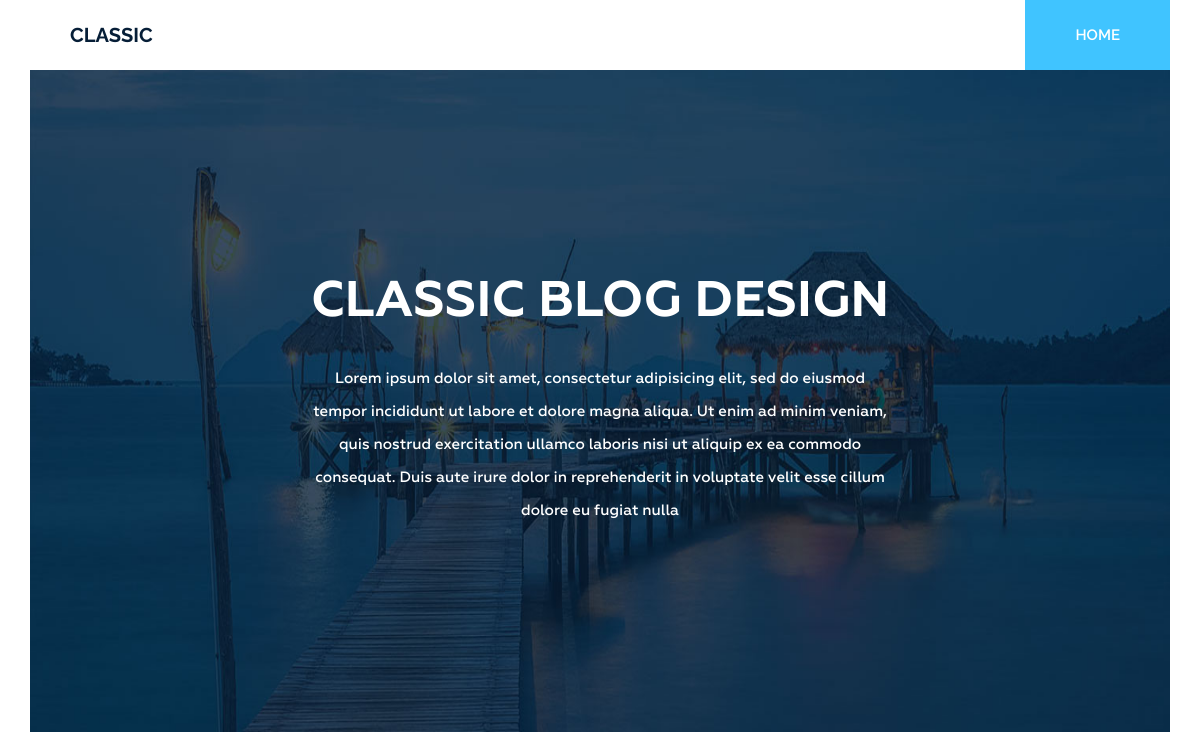
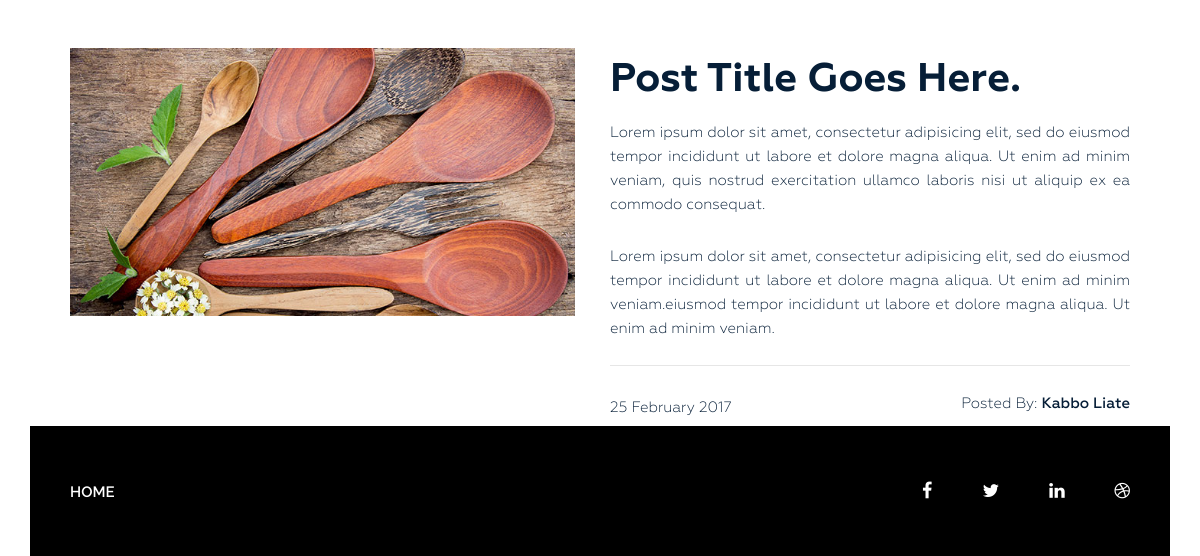
The app's page /, older data (2 pictures, top to bottom).
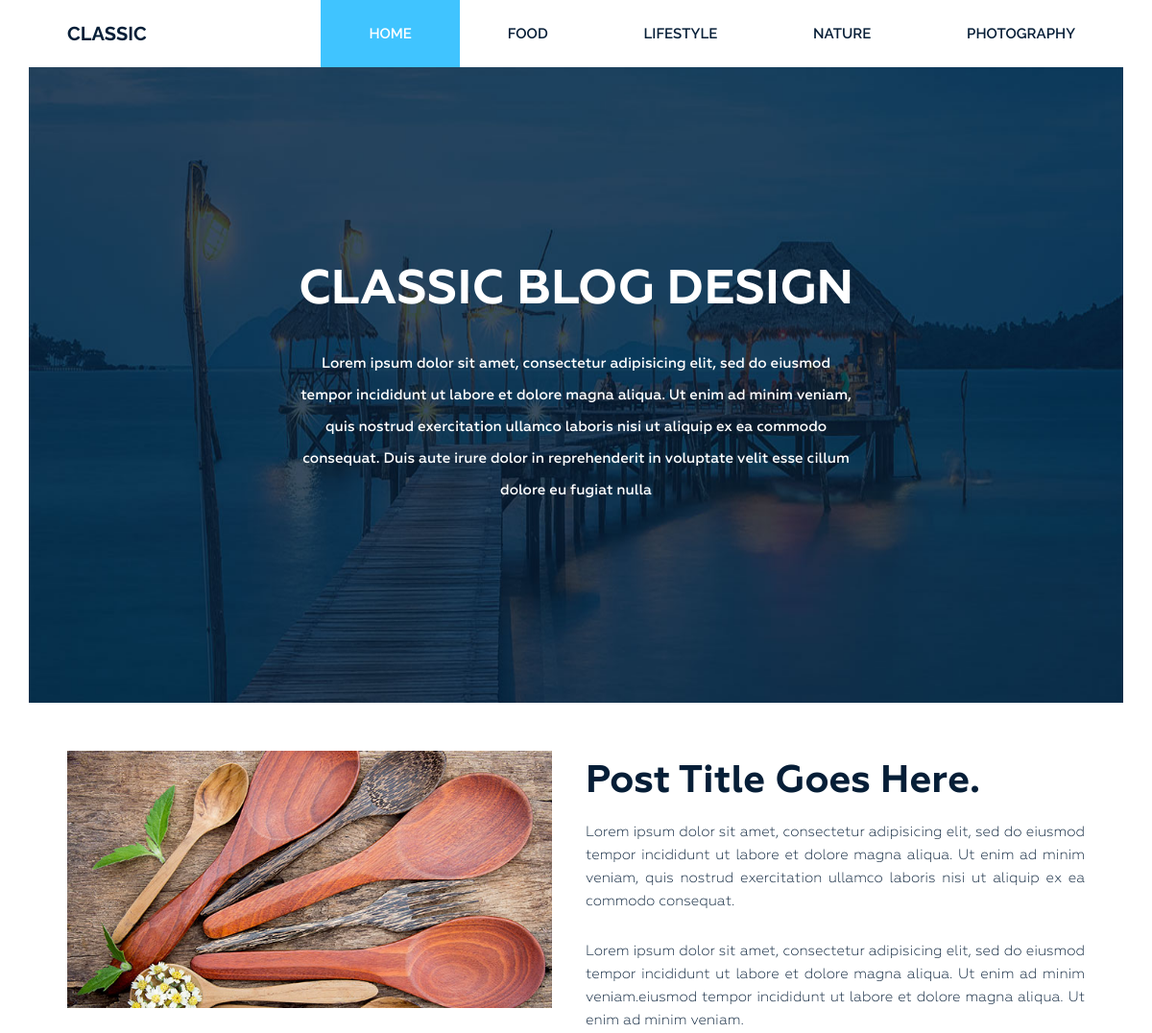
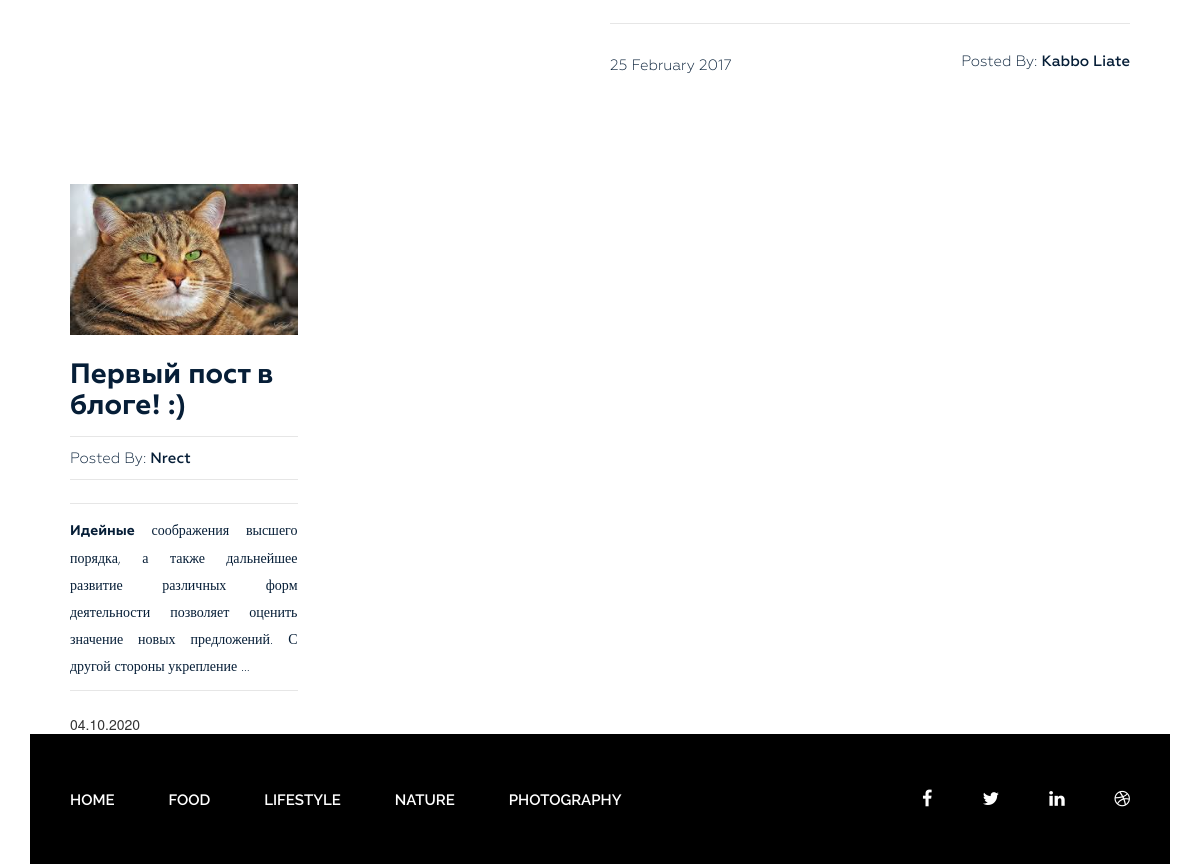
The same page, newer data (2 pictures, top to bottom).
### blog/models.py (models this page shows, shortened)
class Category(models.Model):
    title = models.CharField(max_length=255)
    slug = models.SlugField(max_length=255, verbose_name='Url', unique=True)
    def get_absolute_url(self):
        return reverse('category', kwargs={"slug": self.slug})
    class Meta:
        verbose_name = 'Категория(ю)'
        verbose_name_plural = 'Категории'
        ordering = ['title']

class Post(models.Model):
    title = models.CharField(max_length=255, verbose_name='Заголовок')
    slug = models.SlugField(max_length=255, verbose_name='Url', unique=True)
    author = models.CharField(max_length=100, verbose_name='Автор')
    content = models.TextField(blank=True, verbose_name='Содержание')
    created_at = models.DateTimeField(auto_now_add=True, verbose_name='Опубликовано')
    photo = models.ImageField(upload_to='photos/%Y/%m/%d/', blank=True, null=True, verbose_name='Фото')
    views = models.IntegerField(default=0, verbose_name='Кол-во просмотров')
    category = models.ForeignKey(Category, on_delete=models.PROTECT, related_name='posts', verbose_name='Категория')
    tags = models.ManyToManyField(Tag, blank=True, related_name='tags', verbose_name='Тег')
    def get_absolute_url(self):
        return reverse('post', kwargs={"slug": self.slug})
    class Meta:
        verbose_name = 'Статя'
        verbose_name_plural = 'Статью'
        ordering = ['-created_at']

### blog/views.py (the view)
# urls.py: path('', Home.as_view(), name='home'),
class Home(ListView):
    model = Post
    template_name = 'blog/index.html'
    context_object_name = 'posts'
    paginate_by = 4
    def get_context_data(self, *, object_list=None, **kwargs):
        context = super().get_context_data(**kwargs)
        context['title'] = 'Classic Blog Design'
        return context

### blog/templatetags/menu.py (called while the page is built)
@register.inclusion_tag('blog/menu_tpl.html')
def show_menu(menu_class='menu'):
    categories = Category.objects.all()
    return {"categories": categories, "menu_class": menu_class}

### blog/templates/blog/index.html (shortened to what this page needs)
{% extends 'base.html' %}
{% load static %}
{% block content %}
    <section class="bg-text-area">
        <div class="container">
            <div class="row">
                <div class="col-md-12">
                    <div class="bg-text">
                        <h3>Classic BLOG Design</h3>
                        <p>Lorem ipsum dolor sit amet, consectetur adipisicing elit, sed do eiusmod tempor incididunt ut
                            labore et dolore magna aliqua. Ut enim ad minim veniam, quis nostrud exercitation ullamco
                            laboris nisi ut aliquip ex ea commodo consequat. Duis aute irure dolor in reprehenderit in
                            voluptate velit esse cillum dolore eu fugiat nulla </p>
                    </div>
                </div>
            </div>
        </div>
    </section>
    <section class="blog-post-area">
        <div class="container">
            <div class="row">
                <div class="blog-post-area-style">
                    <div class="col-md-12">
                        <div class="single-post-big">
                            <div class="big-image">
                                <img src="{% static 'img/post-image1.jpg' %}" alt="">
                            </div>
                            <div class="big-text">
                                <h3><a href="#">Post Title Goes Here.</a></h3>
                                <p>Lorem ipsum dolor sit amet, consectetur adipisicing elit, sed do eiusmod tempor
                                    incididunt ut labore et dolore magna aliqua. Ut enim ad minim veniam, quis nostrud
                                    exercitation ullamco laboris nisi ut aliquip ex ea commodo consequat.</p>
                                <p>Lorem ipsum dolor sit amet, consectetur adipisicing elit, sed do eiusmod tempor
                                    incididunt ut labore et dolore magna aliqua. Ut enim ad minim veniam.eiusmod tempor
                                    incididunt ut labore et dolore magna aliqua. Ut enim ad minim veniam.</p>
                                <h4><span class="date">25 February 2017</span><span class="author">Posted By: <span
                                        class="author-name">Kabbo Liate</span></span>
                                </h4>
                            </div>
                        </div>
                    </div>
                    {% for post in posts %}
                        <div class="col-md-3">
                            <div class="single-post">
                                {% if post.photo %}
                                    <img src="{{ post.photo.url }}" alt="{{ post.title }}">
                                {% else %}
                                    <img src="https://neuronsk.ru/upload/medialibrary/771/771dad7444a2937b6085360951e048b1.png"
                                         alt="">
                                {% endif %}
                                <h3><a href="{{ post.get_absolute_url }}">{{ post.title }}</a></h3>
                                <h4><span>Posted By: <span class="author-name">{{ post.author }}</span></span>
                                </h4>
                                <p>{{ post.content|truncatewords_html:20|safe }}</p>
                                <span>{{ post.created_at|date:"d.m.Y" }}</span>
                            </div>
                        </div>
                    {% endfor %}
                </div>
            </div>
        </div>
    </section>
{% endblock %}

### templates/base.html (shortened to what this page needs)
{% load static %}
{% load cache %}
<!DOCTYPE html>
<html lang="en">
<head>
    <link rel="stylesheet" href="{% static 'css/bootstrap.css' %}">
    <link rel="stylesheet" href="{% static 'css/font-awesome.min.css' %}">
    <link rel="stylesheet" href="{% static 'css/owl.carousel.min.css' %}">
    <link rel="stylesheet" href="{% static 'css/owl.theme.default.min.css' %}">
    <link rel="stylesheet" href="{% static 'style.css' %}">
    <link rel="stylesheet" href="{% static 'responsive.css' %}">
</head>
<body>
<div class="wrapper">
    {% cache 3600 header %}
        {% include 'include/_header.html' %}
    {% endcache %}
    {% block content %}{% endblock %}
    {% cache 3600 footer %}
        {% include 'include/_footer.html' %}
    {% endcache %}
</div>
</body>
</html>

### templates/include/_header.html
{% load menu %}
<header class="header">
    <div class="container">
        <div class="row">
            <div class="col-md-2">
                <div class="logo">
                    <h2><a href="{% url 'home' %}">Classic</a></h2>
                </div>
            </div>
            <div class="col-md-10">
                {% show_menu %}
            </div>
        </div>
    </div>
</header>

### blog/templates/blog/menu_tpl.html
<div class="{{ menu_class }}">
    <ul>
        <li><a href="{% url 'home' %}">Home</a></li>
        {% for item in categories %}
            <li><a href="{{ item.get_absolute_url }}">{{ item.title }}</a></li>
        {% endfor %}
    </ul>
</div>

### templates/include/_footer.html
{% load menu %}
<footer class="footer">
    <div class="container">
        <div class="row">
            <div class="col-md-12">
                <div class="footer-bg">
                    <div class="row">
                        <div class="col-md-9">
                            {% show_menu 'footer-menu' %}
                        </div>
                        <div class="col-md-3">
                            <div class="footer-icon">
                                <p><a href="#"><i class="fa fa-facebook" aria-hidden="true"></i></a><a href="#"><i
                                        class="fa fa-twitter" aria-hidden="true"></i></a><a href="#"><i
                                        class="fa fa-linkedin" aria-hidden="true"></i></a><a href="#"><i
                                        class="fa fa-dribbble" aria-hidden="true"></i></a></p>
                            </div>
                        </div>
                    </div>
                </div>
            </div>
        </div>
    </div>
</footer>

### siteblog/static/style.css (style rules this page uses)
.wrapper header.header .logo h2 { margin: 0 0 0 40px; padding: 0; }
.wrapper header.header .logo h2 a { color: #061e37; font-family: "Raleway", sans-serif; font-size: 20px; font-weight: 700; text-decoration: none; line-height: 70px; padding: 22px 0; text-transform: uppercase; }
.wrapper header.header .menu { margin: 0 }
.wrapper header.header .menu ul { float: right; margin: 0; padding: 0; margin-right: 4px; }
.wrapper header.header .menu ul li { display: inline-block; list-style: outside none none; margin: 0 -4px 0 0; }
.wrapper header.header .menu ul li a { color: rgb(6, 30, 55); font-family: "Raleway", sans-serif; font-size: 15px; font-weight: 600; line-height: 70px; padding: 26px 50px; text-decoration: none; text-transform: uppercase; }
.wrapper header.header .menu ul li.active a { background: #40c4ff; color: #fff; }
.wrapper section.bg-text-area .bg-text { background-image: url(img/bg-iamges.jpg); background-size: 100% 100%; padding: 205px 280px; }
.wrapper section.bg-text-area .bg-text h3 { color: #fff; font-family: Geometria; font-size: 50px; font-weight: 700; text-align: center; text-transform: uppercase; margin: 0; }
.wrapper section.bg-text-area .bg-text p { color: #fff; font-family: Geometria; font-size: 15px; font-weight: 500; line-height: 33px; margin: 32px 0 0; text-align: center; }
section.blog-post-area { margin-top: 50px; }
section.blog-post-area .big-image { float: left; width: 50%; padding-right: 35px; }
section.blog-post-area .big-text { float: right; width: 50%; padding-right: 20px; }
section.blog-post-area img { width: 100%; }
section.blog-post-area .big-text h3 { margin: 10px 0 0; }
section.blog-post-area .big-text h3 a { font-family: Geometria; font-weight: 700; font-size: 40px; color: #061e37; text-decoration: none; }
section.blog-post-area .big-text p { color: #061e37; font-family: Geometria; font-size: 15px; font-weight: 400; line-height: 24px; padding-top: 18px; text-align: justify; text-decoration: none; }
section.blog-post-area .big-text h4 { margin-top: 25px; padding-top: 30px; position: relative; }
section.blog-post-area .big-text h4::before { background: #e6e6e6 none repeat scroll 0 0; content: ""; height: 1px; position: absolute; top: 0; width: 100%; }
section.blog-post-area .single-post { padding-right: 20px; margin: 100px 0px 0px; }
section.blog-post-area h4 span { font-family: Geometria; font-weight: 400; font-size: 15px; color: #061e37; text-decoration: none; }
section.blog-post-area .big-text h4 span.author { float: right }
section.blog-post-area h4 span.author-name { font-weight: 500; }
.blog-post-area .single-post h3 a { font-family: Geometria; font-size: 28px; font-weight: 700; text-decoration: none; color: #061e37; }
.blog-post-area .single-post p { color: #061e37; font-family: Geometria; font-size: 15px; font-weight: 400; line-height: 27px; padding-top: 14px; position: relative; text-align: justify; }
.blog-post-area .single-post h4 { margin-bottom: 12px; padding-top: 10px; position: relative; }
.blog-post-area .single-post h4::before { background: #e6e6e6 none repeat scroll 0 0; content: ""; height: 1px; position: absolute; top: 0; width: 100%; }
.blog-post-area .single-post p::before { background: #e6e6e6 none repeat scroll 0 0; content: ""; height: 1px; position: absolute; top: 0; width: 100%; }
.blog-post-area .single-post h3 { margin: 25px 0 15px; }
.blog-post-area .blog-post-area-style { margin: 0 20px 0 40px; }
.wrapper footer.footer { height: 130px; }
.wrapper footer .footer-bg { background: #000 none repeat scroll 0 0; height: 130px; overflow: hidden; }
.wrapper footer.footer .footer-menu { margin: 0 }
.wrapper footer.footer .footer-menu ul { line-height: 130px; margin: 0; padding: 0; }
.wrapper footer.footer .footer-menu ul li { display: inline; list-style: outside none none; margin: 0; padding: 30px 0px; }
.wrapper footer.footer .footer-menu ul li a { color: #fff; font-family: "Raleway", sans-serif; font-size: 15px; font-weight: 600; line-height: 70px; margin-left: 40px; padding: 26px 10px 26px 0; text-decoration: none; text-transform: uppercase; }
.wrapper footer.footer .footer-icon p { float: right; line-height: 130px; }
.wrapper footer.footer .footer-icon p i { color: #fff; font-size: 18px; margin-right: 30px; padding: 10px; }

Row changes from the older to the newer data that the page shows:
added Category: title "FOOD"
added Category: title "LIFESTYLE"
added Category: title "NATURE"
added Category: title "PHOTOGRAPHY"
added Post: photo (picture), title "Первый пост в блоге! :)", author "Nrect", content "Идейные соображения высшего порядка, а также дальнейшее развитие различных форм деятельности позволяет оценить значение новых предложений. С другой стороны укрепление …", created_at "04.10.2020"
